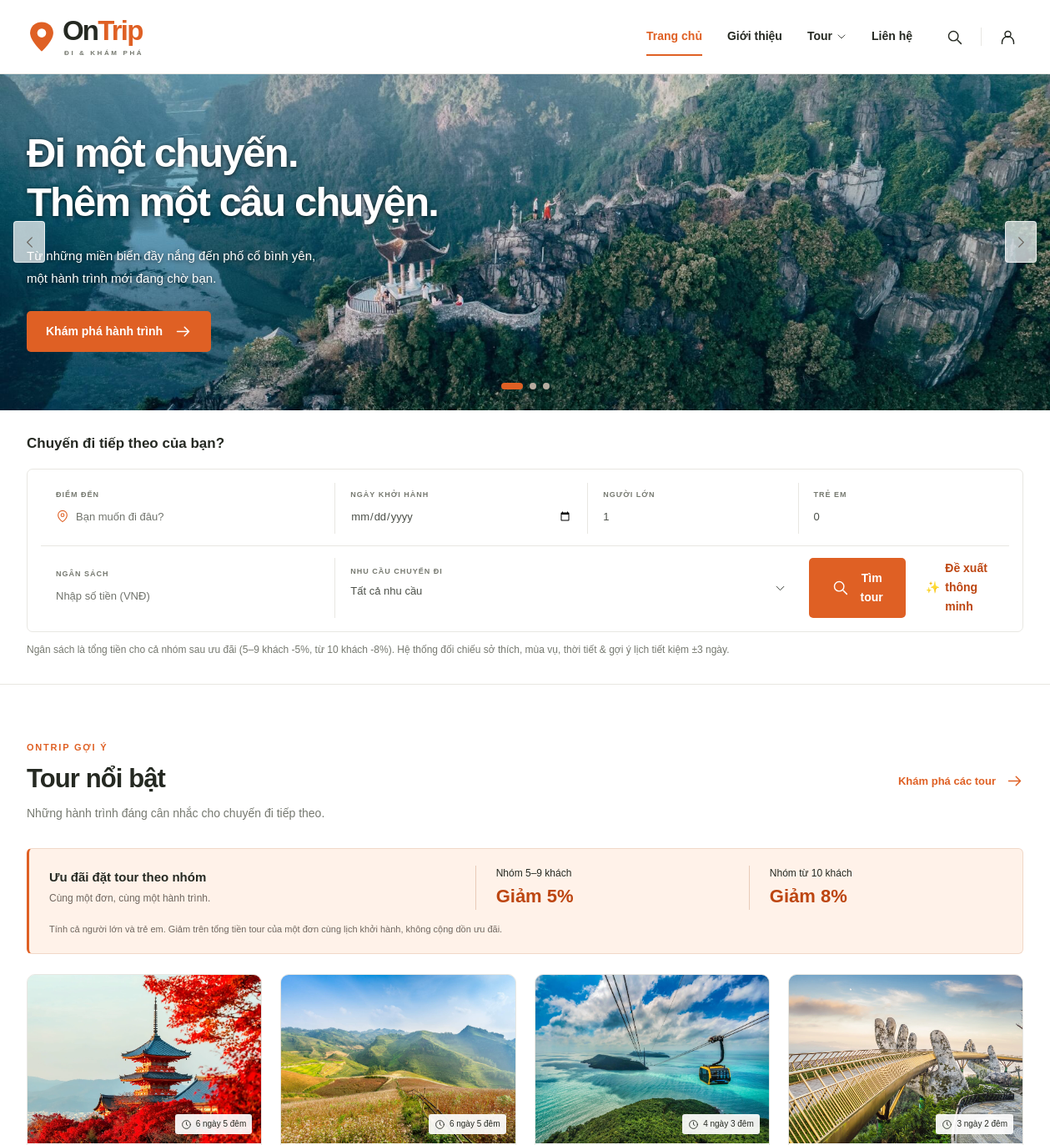
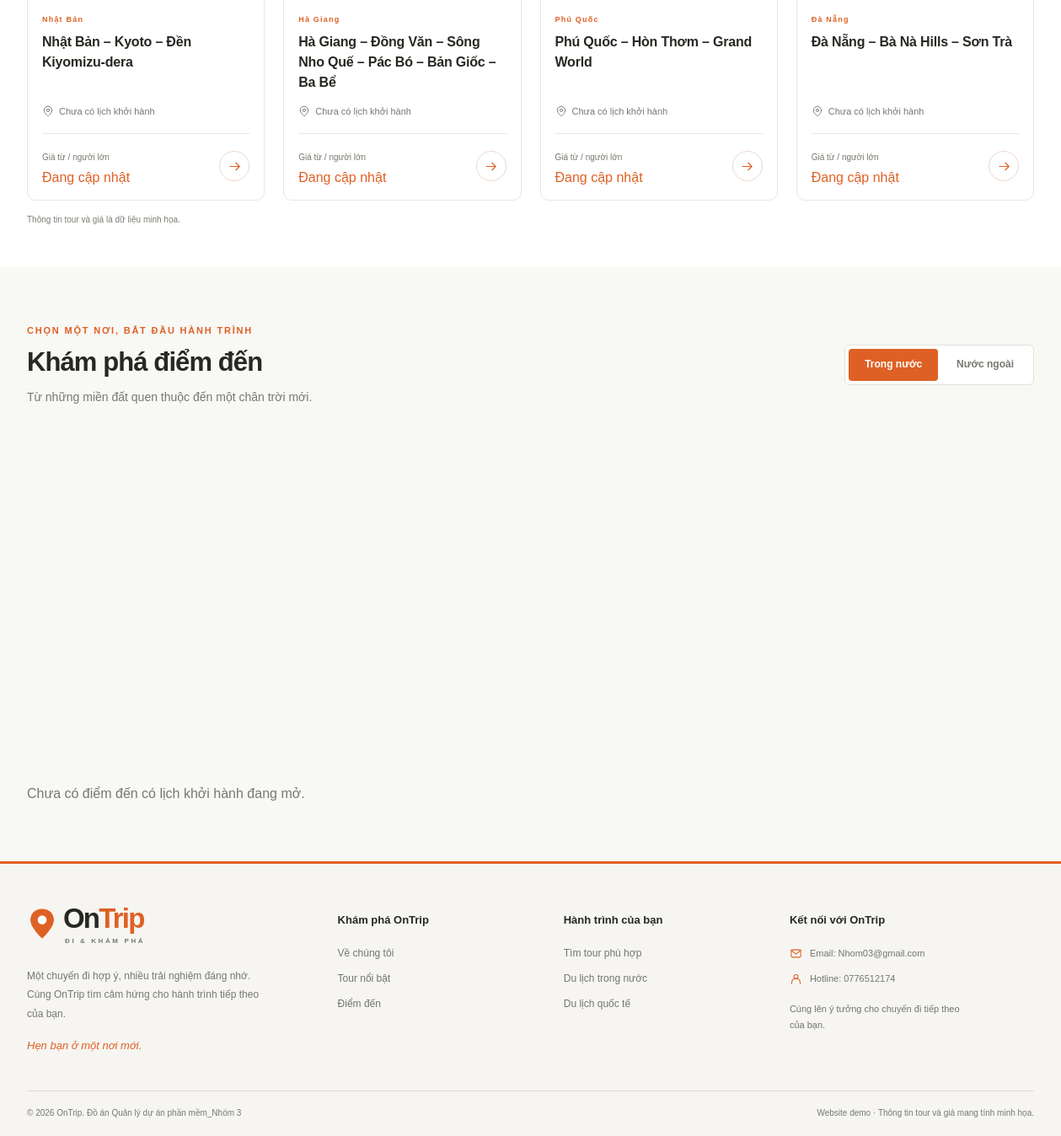
The page / on the database its author committed (2 pictures, top to bottom).
### tables this page shows
CREATE TABLE IF NOT EXISTS `tour` (
    `id_tour` BIGINT UNSIGNED NOT NULL AUTO_INCREMENT,
    `ma_tour` VARCHAR(30) NOT NULL,
    `id_diem_den_chinh` BIGINT UNSIGNED NOT NULL,
    `ten_tour` VARCHAR(255) NOT NULL,
    `gioi_thieu` TEXT DEFAULT NULL,
    `so_ngay` TINYINT UNSIGNED NOT NULL,
    `duong_dan_anh` VARCHAR(255) DEFAULT NULL,
    `trang_thai` ENUM('draft', 'published', 'archived') NOT NULL DEFAULT 'draft',
    `noi_bat` TINYINT(1) NOT NULL DEFAULT 0,
    `tao_luc` TIMESTAMP NOT NULL DEFAULT CURRENT_TIMESTAMP,
    `cap_nhat_luc` TIMESTAMP NOT NULL DEFAULT CURRENT_TIMESTAMP ON UPDATE CURRENT_TIMESTAMP,
    PRIMARY KEY (`id_tour`),
    UNIQUE KEY `uq_tours_code` (`ma_tour`),
    KEY `idx_tours_destination_status` (`id_diem_den_chinh`, `trang_thai`),
    KEY `idx_tours_featured_status` (`noi_bat`, `trang_thai`),
    CONSTRAINT `chk_tours_duration` CHECK (`so_ngay` > 0),
    CONSTRAINT `fk_tours_destination` FOREIGN KEY (`id_diem_den_chinh`)
        REFERENCES `diem_den` (`id_diem_den`) ON UPDATE RESTRICT ON DELETE RESTRICT
);

CREATE TABLE IF NOT EXISTS `diem_den` (
    `id_diem_den` BIGINT UNSIGNED NOT NULL AUTO_INCREMENT,
    `ma_khu_vuc` VARCHAR(32) NOT NULL,
    `ten_diem_den` VARCHAR(120) NOT NULL,
    `duong_dan_anh` VARCHAR(255) DEFAULT NULL,
    `dang_hoat_dong` TINYINT(1) NOT NULL DEFAULT 1,
    PRIMARY KEY (`id_diem_den`),
    UNIQUE KEY `uq_destinations_region_name` (`ma_khu_vuc`, `ten_diem_den`),
    CONSTRAINT `fk_destinations_region` FOREIGN KEY (`ma_khu_vuc`)
        REFERENCES `khu_vuc_tour` (`ma_khu_vuc`) ON UPDATE CASCADE ON DELETE RESTRICT
);

### app/views/home/index.php (the view, shortened to what the rows shown need)
<?php
$escape = static function ($value): string {
    return htmlspecialchars((string) $value, ENT_QUOTES, 'UTF-8');
};
$banners = [
    [
        'image' => 'assets/images/banner2.jpg',
        'alt' => '',
        'title' => 'Đi một chuyến.<br>Thêm một câu chuyện.',
        'text' => 'Từ những miền biển đầy nắng đến phố cổ bình yên,<br>một hành trình mới đang chờ bạn.',
    ],
    [
        'image' => 'assets/images/banner3.jpg',
        'alt' => '',
        'title' => 'Chạm vào thiên nhiên.<br>Gần hơn với chính mình.',
        'text' => 'Đón bình minh giữa núi rừng, đi qua những bản làng<br>và mang về những kỷ niệm rất riêng.',
    ],
    [
        'image' => 'assets/images/banner1.jpg',
        'alt' => '',
        'title' => 'Một điểm đến mới.<br>Muôn điều để nhớ.',
        'text' => 'Bước ra khỏi những điều quen thuộc.<br>Khám phá văn hóa, hương vị và nhịp sống mới.',
    ],
];
?>
<!doctype html>
<html lang="vi">
<head>
    <link rel="stylesheet" href="assets/css/style.css">
</head>
<body>
<?php require __DIR__ . '/../partials/header.php'; ?>
<main id="noi-dung">
    <section class="hero" aria-label="Cảm hứng hành trình" aria-roledescription="trình chiếu">
        <div class="hero-slides">
            <?php foreach ($banners as $index => $banner): ?>
                <article class="hero-slide<?= $index === 0 ? ' is-active' : '' ?>" aria-hidden="<?= $index === 0 ? 'false' : 'true' ?>" aria-label="<?= $index + 1 ?> / 3">
                    <div class="container hero-inner">
                        <div class="hero-copy">
                            <?php if ($index === 0): ?><h1><?= $banner['title'] ?></h1><?php else: ?><h2><?= $banner['title'] ?></h2><?php endif; ?>
                        </div>
                    </div>
                </article>
            <?php endforeach; ?>
        </div>
    </section>
    <section id="tim-tour" class="search-section" aria-labelledby="search-title">
        <div class="container">
            <div class="search-heading"><h2 id="search-title">Chuyến đi tiếp theo của bạn?</h2></div>
        </div>
    </section>
    <section id="tour-noi-bat" class="section featured-section" aria-labelledby="featured-title">
        <div class="container">
            <div class="section-heading"><div><h2 id="featured-title">Tour nổi bật</h2></div></div>
            <div class="tour-grid">
                <?php foreach ($featuredTours as $tour): ?>
                    <article class="tour-card">
                        <div class="tour-image-wrap">
                            <img src="<?= $escape($tour['image']) ?>" alt="<?= $escape($tour['destination']) ?>" width="600" height="450" loading="lazy">
                            <span class="tour-duration"><svg class="icon"><use href="#i-clock"/></svg><?= $escape($tour['duration']) ?></span>
                        </div>
                        <div class="tour-body">
                            <p class="tour-place"><?= $escape($tour['destination']) ?></p><h3><?= $escape($tour['name']) ?></h3>
                            <p class="tour-meta"><svg class="icon"><use href="#i-pin"/></svg><?= $tour['origin'] !== '' ? 'Từ ' . $escape($tour['origin']) : 'Chưa có lịch khởi hành' ?></p>
                            <div class="tour-bottom"><div><span>Giá từ / người lớn</span><p><?= $tour['price'] !== null ? '<strong>' . number_format($tour['price'], 0, ',', '.') . '</strong><span> ₫</span>' : 'Đang cập nhật' ?></p></div><a class="tour-detail" href="index.php?page=tour-detail&amp;type=<?= $escape($tour['type']) ?>&amp;id=<?= $escape($tour['id']) ?>" aria-label="Chi tiết <?= $escape($tour['name']) ?>"><svg class="icon"><use href="#i-arrow"/></svg></a></div>
                        </div>
                    </article>
                <?php endforeach; ?>
            </div>
        </div>
    </section>
    <section id="kham-pha" class="section destinations-section" aria-labelledby="destinations-title">
        <div class="container">
            <div class="section-heading">
                <div><p class="eyebrow">CHỌN MỘT NƠI, BẮT ĐẦU HÀNH TRÌNH</p><h2 id="destinations-title">Khám phá điểm đến</h2><p>Từ những miền đất quen thuộc đến một chân trời mới.</p></div>
            </div>
        </div>
    </section>
</main>
<?php require __DIR__ . '/../partials/footer.php'; ?>
</body>
</html>

### rows shown on the page
tour: duong_dan_anh (picture), duration "6 ngày 5 đêm", id_diem_den_chinh.ten_diem_den "Nhật Bản", ten_tour "Nhật Bản – Kyoto – Đền Kiyomizu-dera"
tour: duong_dan_anh (picture), duration "6 ngày 5 đêm", id_diem_den_chinh.ten_diem_den "Hà Giang", ten_tour "Hà Giang – Đồng Văn – Sông Nho Quế – Pác Bó – Bản Giốc – Ba Bể"
tour: duong_dan_anh (picture), duration "4 ngày 3 đêm", id_diem_den_chinh.ten_diem_den "Phú Quốc", ten_tour "Phú Quốc – Hòn Thơm – Grand World"
tour: duong_dan_anh (picture), duration "3 ngày 2 đêm", id_diem_den_chinh.ten_diem_den "Đà Nẵng", ten_tour "Đà Nẵng – Bà Nà Hills – Sơn Trà"

### other values the page prints
$banner['title'] "Đi một chuyến. Thêm một câu chuyện."
$banner['text'] "Từ những miền biển đầy nắng đến phố cổ bình yên, một hành trình mới đang chờ bạn."
